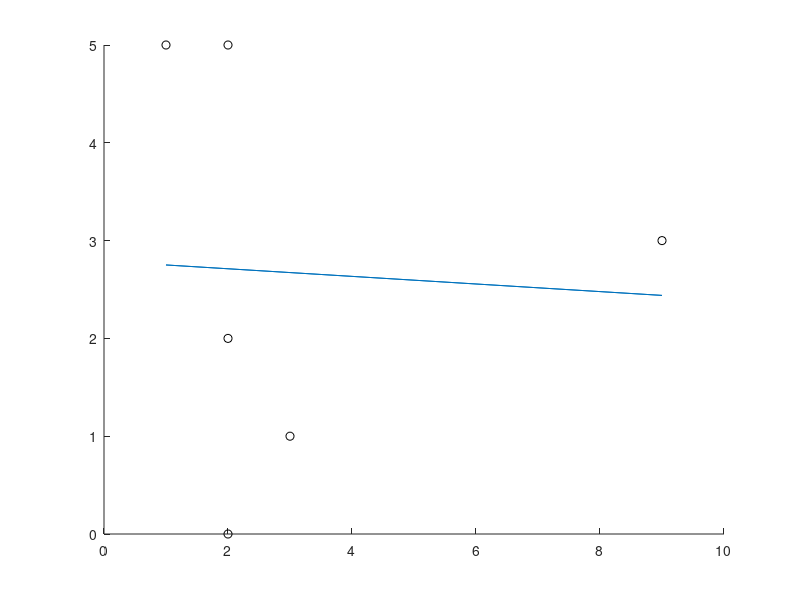

Write the MATLAB code that produced this figure.
%The error E2(1,0)^2 is 79
%The parameters a,b which minimize the error E2(a,b)^2 are -0.0389 and
%2.7899
%The error associated with this optimal line is 21.2685
N = 6;
DATA_x = [2,1,2,3,9,2];
DATA_y = [0,5,2,1,3,5];

hold on;
plot(DATA_x,DATA_y,'ko');

error = @ (a,b) sum((a.*DATA_x+b-DATA_y).^2);
error_10 = error(1,0);
disp(error_10); 
oppara = polyfit(DATA_x,DATA_y,1);
a = oppara(1);
b = oppara(2);
plot(DATA_x, a*DATA_x +b);
error_optimal = error(a,b);
disp(a);
disp(b);
disp(error_optimal);
hold off;